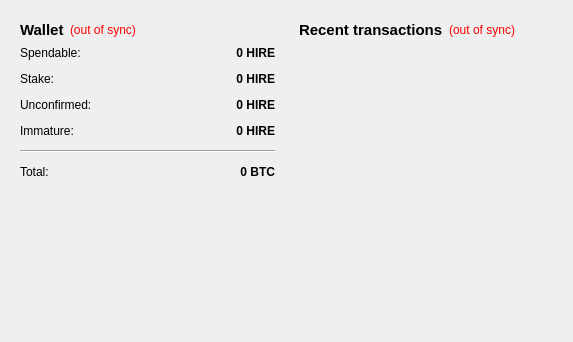
<?xml version="1.0" encoding="UTF-8"?>
<ui version="4.0">
 <class>OverviewPage</class>
 <widget class="QWidget" name="OverviewPage">
  <property name="geometry">
   <rect>
    <x>0</x>
    <y>0</y>
    <width>573</width>
    <height>342</height>
   </rect>
  </property>
  <property name="windowTitle">
   <string>Form</string>
  </property>
  <layout class="QHBoxLayout" name="horizontalLayout" stretch="1,1">
   <item>
    <layout class="QVBoxLayout" name="verticalLayout_2">
     <item>
      <widget class="QWidget" name="widget" native="true">
       <layout class="QVBoxLayout" name="verticalLayout_4">
        <item>
         <layout class="QHBoxLayout" name="horizontalLayout_4">
          <item>
           <widget class="QLabel" name="label_5">
            <property name="font">
             <font>
              <pointsize>11</pointsize>
              <weight>75</weight>
              <bold>true</bold>
             </font>
            </property>
            <property name="text">
             <string>Wallet</string>
            </property>
           </widget>
          </item>
          <item>
           <widget class="QLabel" name="labelWalletStatus">
            <property name="toolTip">
             <string>The displayed information may be out of date. Your wallet automatically synchronizes with the Bithire network after a connection is established, but this process has not completed yet.</string>
            </property>
            <property name="styleSheet">
             <string notr="true">QLabel { color: red; }</string>
            </property>
            <property name="text">
             <string notr="true">(out of sync)</string>
            </property>
            <property name="alignment">
             <set>Qt::AlignLeading|Qt::AlignLeft|Qt::AlignVCenter</set>
            </property>
           </widget>
          </item>
          <item>
           <spacer name="horizontalSpacer_2">
            <property name="orientation">
             <enum>Qt::Horizontal</enum>
            </property>
            <property name="sizeHint" stdset="0">
             <size>
              <width>40</width>
              <height>20</height>
             </size>
            </property>
           </spacer>
          </item>
         </layout>
        </item>
        <item>
         <layout class="QFormLayout" name="formLayout_2">
          <property name="fieldGrowthPolicy">
           <enum>QFormLayout::AllNonFixedFieldsGrow</enum>
          </property>
          <property name="horizontalSpacing">
           <number>12</number>
          </property>
          <property name="verticalSpacing">
           <number>12</number>
          </property>
          <item row="0" column="0">
           <widget class="QLabel" name="label">
            <property name="text">
             <string>Spendable:</string>
            </property>
           </widget>
          </item>
          <item row="0" column="1">
           <widget class="QLabel" name="labelBalance">
            <property name="font">
             <font>
              <weight>75</weight>
              <bold>true</bold>
             </font>
            </property>
            <property name="cursor">
             <cursorShape>IBeamCursor</cursorShape>
            </property>
            <property name="toolTip">
             <string>Your current spendable balance</string>
            </property>
            <property name="text">
             <string notr="true">0 HIRE</string>
            </property>
            <property name="alignment">
             <set>Qt::AlignRight|Qt::AlignTrailing|Qt::AlignVCenter</set>
            </property>
            <property name="textInteractionFlags">
             <set>Qt::LinksAccessibleByMouse|Qt::TextSelectableByKeyboard|Qt::TextSelectableByMouse</set>
            </property>
           </widget>
          </item>
          <item row="1" column="0">
           <widget class="QLabel" name="label_6">
            <property name="text">
             <string>Stake:</string>
            </property>
           </widget>
          </item>
          <item row="1" column="1">
           <widget class="QLabel" name="labelStake">
            <property name="font">
             <font>
              <weight>75</weight>
              <bold>true</bold>
             </font>
            </property>
            <property name="cursor">
             <cursorShape>IBeamCursor</cursorShape>
            </property>
            <property name="toolTip">
             <string>Total of coins that was staked, and do not yet count toward the current balance</string>
            </property>
            <property name="text">
             <string notr="true">0 HIRE</string>
            </property>
            <property name="alignment">
             <set>Qt::AlignRight|Qt::AlignTrailing|Qt::AlignVCenter</set>
            </property>
            <property name="textInteractionFlags">
             <set>Qt::LinksAccessibleByMouse|Qt::TextSelectableByKeyboard|Qt::TextSelectableByMouse</set>
            </property>
           </widget>
          </item>
          <item row="2" column="0">
           <widget class="QLabel" name="label_3">
            <property name="text">
             <string>Unconfirmed:</string>
            </property>
           </widget>
          </item>
          <item row="2" column="1">
           <widget class="QLabel" name="labelUnconfirmed">
            <property name="font">
             <font>
              <weight>75</weight>
              <bold>true</bold>
             </font>
            </property>
            <property name="cursor">
             <cursorShape>IBeamCursor</cursorShape>
            </property>
            <property name="toolTip">
             <string>Total of transactions that have yet to be confirmed, and do not yet count toward the current balance</string>
            </property>
            <property name="text">
             <string notr="true">0 HIRE</string>
            </property>
            <property name="alignment">
             <set>Qt::AlignRight|Qt::AlignTrailing|Qt::AlignVCenter</set>
            </property>
            <property name="textInteractionFlags">
             <set>Qt::LinksAccessibleByMouse|Qt::TextSelectableByKeyboard|Qt::TextSelectableByMouse</set>
            </property>
           </widget>
          </item>
          <item row="3" column="0">
           <widget class="QLabel" name="labelImmatureText">
            <property name="text">
             <string>Immature:</string>
            </property>
           </widget>
          </item>
          <item row="3" column="1">
           <widget class="QLabel" name="labelImmature">
            <property name="font">
             <font>
              <weight>75</weight>
              <bold>true</bold>
             </font>
            </property>
            <property name="toolTip">
             <string>Mined balance that has not yet matured</string>
            </property>
            <property name="text">
             <string notr="true">0 HIRE</string>
            </property>
            <property name="alignment">
             <set>Qt::AlignRight|Qt::AlignTrailing|Qt::AlignVCenter</set>
            </property>
            <property name="textInteractionFlags">
             <set>Qt::LinksAccessibleByMouse|Qt::TextSelectableByKeyboard|Qt::TextSelectableByMouse</set>
            </property>
           </widget>
          </item>
          <item row="4" column="0" colspan="2">
           <widget class="Line" name="line">
            <property name="orientation">
             <enum>Qt::Horizontal</enum>
            </property>
           </widget>
          </item>
          <item row="5" column="0">
           <widget class="QLabel" name="labelTotalText">
            <property name="text">
             <string>Total:</string>
            </property>
           </widget>
          </item>
          <item row="5" column="1">
           <widget class="QLabel" name="labelTotal">
            <property name="font">
             <font>
              <weight>75</weight>
              <bold>true</bold>
             </font>
            </property>
            <property name="cursor">
             <cursorShape>IBeamCursor</cursorShape>
            </property>
            <property name="toolTip">
             <string>Your current total balance</string>
            </property>
            <property name="text">
             <string notr="true">0 BTC</string>
            </property>
            <property name="alignment">
             <set>Qt::AlignRight|Qt::AlignTrailing|Qt::AlignVCenter</set>
            </property>
            <property name="textInteractionFlags">
             <set>Qt::LinksAccessibleByMouse|Qt::TextSelectableByKeyboard|Qt::TextSelectableByMouse</set>
            </property>
           </widget>
          </item>
         </layout>
        </item>
       </layout>
      </widget>
     </item>
     <item>
      <spacer name="verticalSpacer">
       <property name="orientation">
        <enum>Qt::Vertical</enum>
       </property>
       <property name="sizeHint" stdset="0">
        <size>
         <width>20</width>
         <height>40</height>
        </size>
       </property>
      </spacer>
     </item>
    </layout>
   </item>
   <item>
    <layout class="QVBoxLayout" name="verticalLayout_3">
     <item>
      <widget class="QWidget" name="widget_2" native="true">
       <layout class="QVBoxLayout" name="verticalLayout">
        <item>
         <layout class="QHBoxLayout" name="horizontalLayout_2">
          <item>
           <widget class="QLabel" name="label_4">
            <property name="font">
             <font>
              <pointsize>11</pointsize>
              <weight>75</weight>
              <bold>true</bold>
             </font>
            </property>
            <property name="text">
             <string>&lt;b&gt;Recent transactions&lt;/b&gt;</string>
            </property>
           </widget>
          </item>
          <item>
           <widget class="QLabel" name="labelTransactionsStatus">
            <property name="toolTip">
             <string>The displayed information may be out of date. Your wallet automatically synchronizes with the Bithire network after a connection is established, but this process has not completed yet.</string>
            </property>
            <property name="styleSheet">
             <string notr="true">QLabel { color: red; }</string>
            </property>
            <property name="text">
             <string notr="true">(out of sync)</string>
            </property>
            <property name="alignment">
             <set>Qt::AlignRight|Qt::AlignTrailing|Qt::AlignVCenter</set>
            </property>
           </widget>
          </item>
          <item>
           <spacer name="horizontalSpacer">
            <property name="orientation">
             <enum>Qt::Horizontal</enum>
            </property>
            <property name="sizeHint" stdset="0">
             <size>
              <width>40</width>
              <height>20</height>
             </size>
            </property>
           </spacer>
          </item>
         </layout>
        </item>
        <item>
         <widget class="QListView" name="listTransactions">
          <property name="styleSheet">
           <string notr="true">QListView { background: transparent; }</string>
          </property>
          <property name="frameShape">
           <enum>QFrame::NoFrame</enum>
          </property>
          <property name="verticalScrollBarPolicy">
           <enum>Qt::ScrollBarAlwaysOff</enum>
          </property>
          <property name="horizontalScrollBarPolicy">
           <enum>Qt::ScrollBarAlwaysOff</enum>
          </property>
          <property name="selectionMode">
           <enum>QAbstractItemView::NoSelection</enum>
          </property>
         </widget>
        </item>
       </layout>
      </widget>
     </item>
    </layout>
   </item>
  </layout>
 </widget>
 <resources/>
 <connections/>
</ui>
